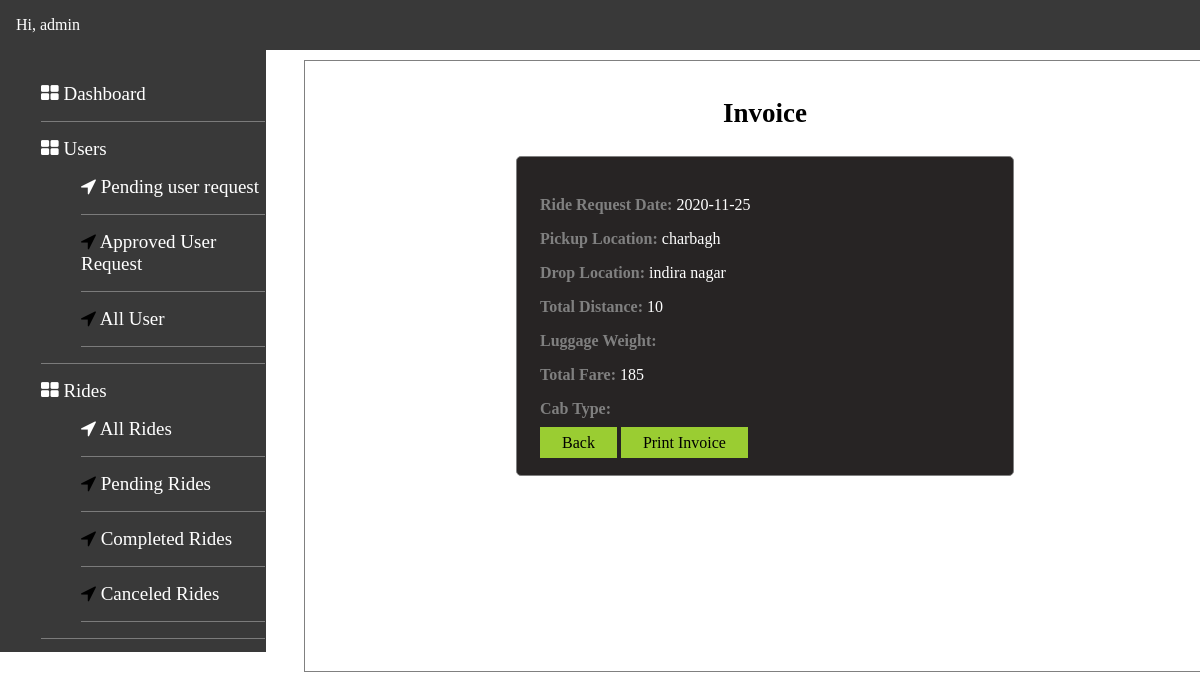
Page /admin/invoice.php?id=1 (signed in) on the committed database.
### tables this page shows
CREATE TABLE `tbl_ride` (
  `ride_id` int(11) NOT NULL,
  `ride_date` date NOT NULL,
  `pickup` varchar(100) NOT NULL,
  `droplocation` varchar(100) NOT NULL,
  `total_distance` varchar(200) NOT NULL,
  `luggage` varchar(255) NOT NULL,
  `total_fare` varchar(255) NOT NULL,
  `status` int(11) NOT NULL DEFAULT 1,
  `customer_user_id` int(11) NOT NULL
);

### DbConnection.php (called while the page is built, shortened)
<?php
class DbConnection
{
    function __construct()
    {
        $this->conn = new mysqli('localhost', 'root', '', 'cedcoss');
    }
}
?>

### Ride.php (called while the page is built, shortened)
<?php
class Ride
{
    function fetchInvoice($id, $conn)
    {
        $sql = "SELECT * FROM `tbl_ride` WHERE `ride_id` = '$id' ";
        $res = mysqli_query($conn, $sql);
        $data = mysqli_fetch_assoc($res);
        return $data;
    }
}
?>

### admin/invoice.php (the view)
<?php
 require '../DbConnection.php';
 require 'header.php';
 require '../Ride.php';
 $Ride = new Ride();
 $Dbconn = new DbConnection();
$id = $_GET['id'];
$invoice = $Ride->fetchInvoice($id, $Dbconn->conn);
?>
<section>
    <div class="wrapper">
        <h3>Invoice</h3>
        <div class="invoice">
            <p><strong>Ride Request Date: </strong><?php echo $invoice['ride_date']; ?></p>
            <p><strong>Pickup Location: </strong><?php echo $invoice['pickup']; ?></p>
            <p><strong>Drop Location: </strong><?php echo $invoice['droplocation']; ?></p>
            <p><strong>Total Distance: </strong><?php echo $invoice['total_distance']; ?></p>
            <p><strong>Luggage Weight: </strong><?php echo $invoice['luggage']; ?></p>
            <p><strong>Total Fare: </strong><?php echo $invoice['total_fare']; ?></p>
            <p><strong>Cab Type: </strong><?php echo $invoice['cab']; ?></p>
            <a href="allRide.php" class="active">Back</a>
            <a onclick="window.print()" class="active">Print Invoice</a>
        </div>
    </div>
</section>
<?php
    require 'footer.php';
?>

### admin/style.css (style rules this page uses)
body { margin: 0; padding: 0; }
section .wrapper { position: absolute; left: 304px; top: 60px; border: 1px solid gray; width: 75%; padding: 10px; height: 590px; overflow: auto; }
section .wrapper h3 { text-align: center; font-size: 27px; }
input[type="submit"], .active { padding: 7px 22px; border: none; background: yellowgreen; cursor: pointer; }
.active { color: black; text-decoration: none; }
.invoice { border: 1px solid gray; width: 50%; margin: 0 auto; background: #272424; color: white; border-radius: 5px; padding: 23px; }
.invoice strong { color: gray; }

### rows in the picture
tbl_ride: ride_date "2020-11-25", pickup "charbagh", droplocation "indira nagar", total_distance "10", total_fare "185"

### other values in the picture
$_SESSION['name'] "admin"
